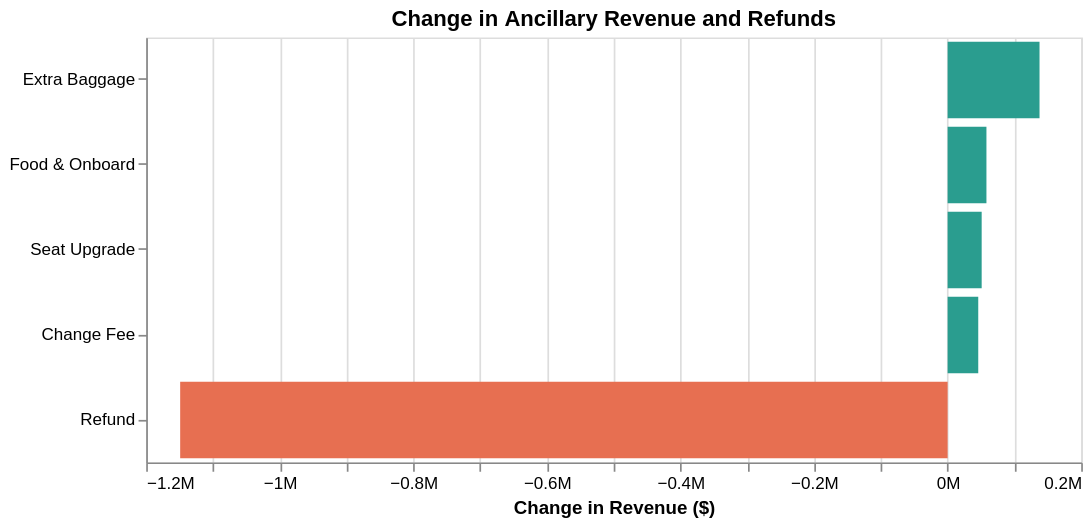

Source (notebook cell):
### Code cell
ancillary_change = revenue_change[
    revenue_change["Category"] != "Ticket"
]

alt.Chart(ancillary_change[["Category", "Change"]]).mark_bar().encode(
    y=alt.Y("Category:N", sort="-x", title=None),
    x=alt.X(
        "Change:Q",
        title="Change in Revenue ($)",
        axis=alt.Axis(format="~s")
    ),
    color=alt.condition(
        alt.datum.Change >= 0,
        alt.value("#2A9D8F"),
        alt.value("#E76F51")
    ),
    tooltip=[
        "Category",
        alt.Tooltip("Change:Q", format="$,.0f")
    ]
).properties(
    title="Change in Ancillary Revenue and Refunds",
    width=550,
    height=250
)

### Figure 1 — Vega-Lite specification as saved in the notebook (floating-point values rounded to 4 significant figures)
{"config": {"view": {"continuousWidth": 300, "continuousHeight": 300}}, "data": {"name": "data-8beab33fd714c36208c4baccc60535df"}, "mark": {"type": "bar"}, "encoding": {"color": {"condition": {"test": "(datum.Change >= 0)", "value": "#2A9D8F"}, "value": "#E76F51"}, "tooltip": [{"field": "Category", "type": "nominal"}, {"field": "Change", "format": "$,.0f", "type": "quantitative"}], "x": {"axis": {"format": "~s"}, "field": "Change", "title": "Change in Revenue ($)", "type": "quantitative"}, "y": {"field": "Category", "sort": "-x", "title": null, "type": "nominal"}}, "height": 250, "title": "Change in Ancillary Revenue and Refunds", "width": 550, "$schema": "https://vega.github.io/schema/vega-lite/v5.20.1.json", "datasets": {"data-8beab33fd714c36208c4baccc60535df": [{"Category": "Extra Baggage", "Change": 137600.0}, {"Category": "Seat Upgrade", "Change": 50980.0}, {"Category": "Change Fee", "Change": 45850.0}, {"Category": "Food & Onboard", "Change": 58110.0}, {"Category": "Refund", "Change": -1149000.0}]}}
